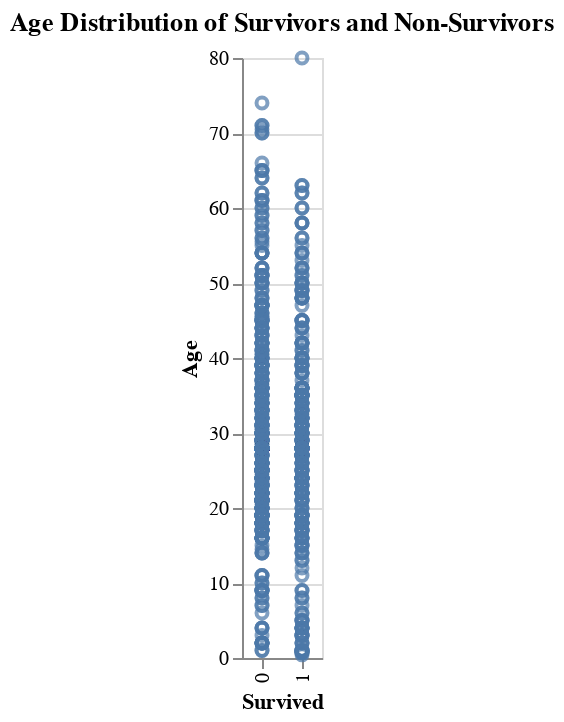

Write notebook code for a chart like this one.
### Markdown cell above
**Survivord and Non-Survivors**

Find the survivors distribution based on age.

### Code cell
# Get age distribution of survivors and non-survivors.

chart = alt.Chart(titanic_df).mark_point().encode(x='Survived:N', y='Age:Q').properties(
    title='Age Distribution of Survivors and Non-Survivors')
chart.show()

### Figure 1 — Vega-Lite specification as saved in the notebook (floating-point values rounded to 4 significant figures; data arrays with more than 128 entries replaced by an {"elided": "..."} marker saying what was removed)
{"config": {"view": {"continuousWidth": 300, "continuousHeight": 300}}, "data": {"name": "data-27dd2721f4afdd84868753ab5e44b924"}, "mark": {"type": "point"}, "encoding": {"x": {"field": "Survived", "type": "nominal"}, "y": {"field": "Age", "type": "quantitative"}}, "title": "Age Distribution of Survivors and Non-Survivors", "$schema": "https://vega.github.io/schema/vega-lite/v5.20.1.json", "datasets": {"data-27dd2721f4afdd84868753ab5e44b924": {"elided": "891 records"}}}
